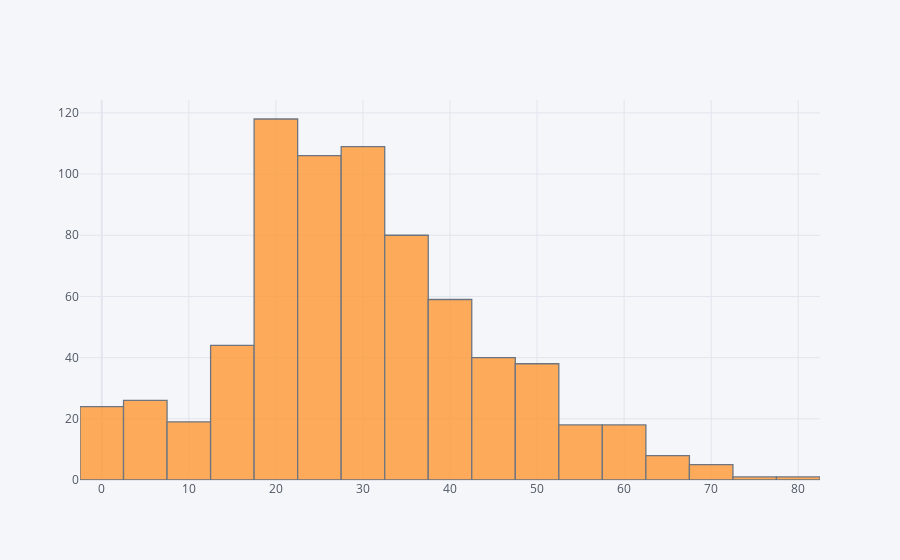

Source (notebook cell):
### Markdown cell above
If more details of age group is to be seen, we can use cufflinks.

### Code cell
cf.go_offline()
train_data['Age'].iplot(kind='hist',bins=35)

### Figure 1 — Plotly figure (JSON) as saved in the notebook; plotly's stock layout.template omitted (floating-point values rounded to 4 significant figures; data arrays with more than 128 entries replaced by an {"elided": "..."} marker saying what was removed)
{"data": [{"histfunc": "count", "histnorm": "", "marker": {"color": "rgba(255, 153, 51, 1.0)", "line": {"color": "#4D5663", "width": 1.3}}, "name": "Age", "nbinsx": 35, "opacity": 0.8, "orientation": "v", "type": "histogram", "x": {"elided": "891 float values"}}], "layout": {"barmode": "overlay", "legend": {"bgcolor": "#F5F6F9", "font": {"color": "#4D5663"}}, "paper_bgcolor": "#F5F6F9", "plot_bgcolor": "#F5F6F9", "title": {"font": {"color": "#4D5663"}}, "xaxis": {"gridcolor": "#E1E5ED", "showgrid": true, "tickfont": {"color": "#4D5663"}, "title": {"font": {"color": "#4D5663"}, "text": ""}, "zerolinecolor": "#E1E5ED"}, "yaxis": {"gridcolor": "#E1E5ED", "showgrid": true, "tickfont": {"color": "#4D5663"}, "title": {"font": {"color": "#4D5663"}, "text": ""}, "zerolinecolor": "#E1E5ED"}}}
